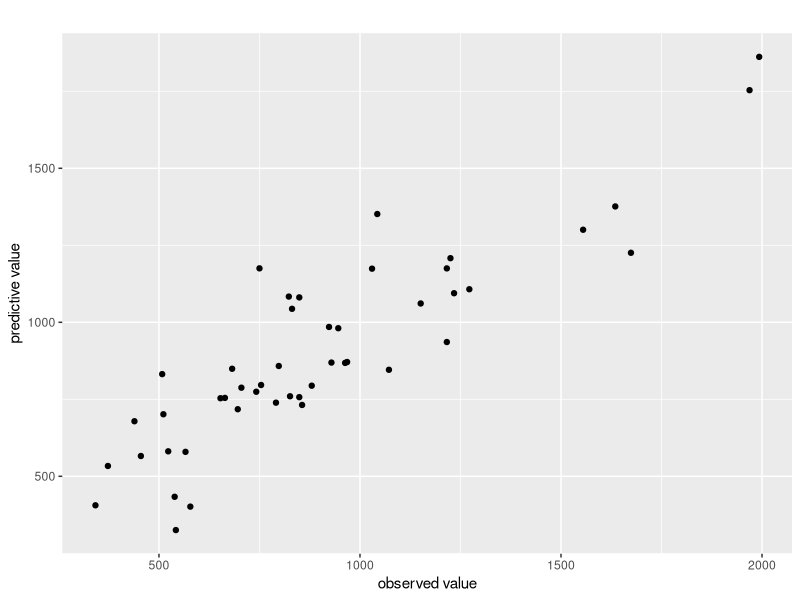
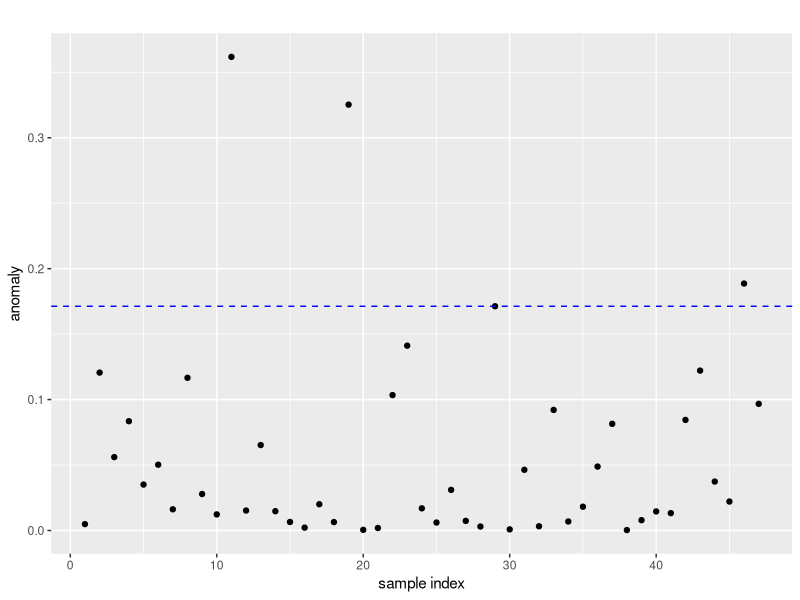
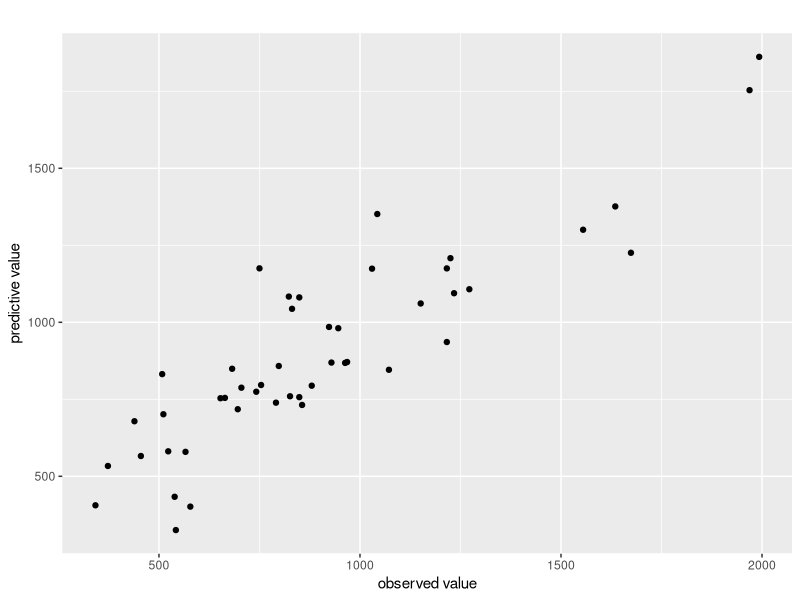
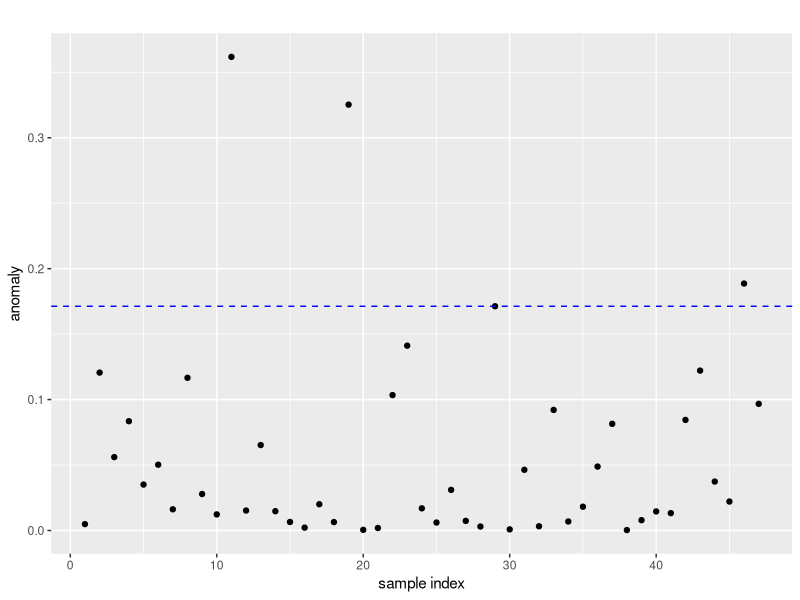

Write the R code that produced these figures, in order.
require(MASS)
require(ggplot2)

# change working directory
frame_files <- lapply(sys.frames(), function(x) x$ofile)
frame_files <- Filter(Negate(is.null), frame_files)
setwd(dirname(frame_files[[length(frame_files)]]))

X <- UScrime[,-c(2,16)]
M <- ncol(X)
y <- UScrime[,16]
N <- length(y)
head(cbind(X,y))
#     M  Ed Po1 Po2  LF  M.F Pop  NW  U1 U2 GDP Ineq     Prob    Time    y
# 1 151  91  58  56 510  950  33 301 108 41 394  261 0.084602 26.2011  791
# 2 143 113 103  95 583 1012  13 102  96 36 557  194 0.029599 25.2999 1635
# 3 142  89  45  44 533  969  18 219  94 33 318  250 0.083401 24.3006  578
# 4 136 121 149 141 577  994 157  80 102 39 673  167 0.015801 29.9012 1969
# 5 141 121 109 101 591  985  18  30  91 20 578  174 0.041399 21.2998 1234
# 6 121 110 118 115 547  964  25  44  84 29 689  126 0.034201 20.9995  682

model <- lm.ridge(
        y ~ .,
        cbind(X,y),
        lambda=seq(0,5,length=50)
      )

summary(model)
#        Length Class  Mode
# coef   700    -none- numeric
# scales  14    -none- numeric
# Inter    1    -none- numeric
# lambda  50    -none- numeric
# ym       1    -none- numeric
# xm      14    -none- numeric
# GCV     50    -none- numeric
# kHKB     1    -none- numeric
# kLW      1    -none- numeric

bestIndex <- which.min(model$GCV)
coefs <- coef(model)[bestIndex,]
lam <- model$lambda[bestIndex]
ypred <- as.matrix(X) %*% as.matrix(coefs[2:15]) + coefs[1]
yy <- data.frame(x=y, y=ypred)

p <- ggplot(yy,
      aes(
        x=x,
        y=y
      )
    )
p <- p + geom_point() + labs(title="", x="observed value", y="predictive value")
plot(p)
ggsave("./img/lm-ridge.png", p)

sig2 <- (lam*sum(coefs[2:15]^2) + sum(as.numeric(ypred)-y)^2) / N
X_ <- t(scale(X, scale=F))
H <- t(X_) %*% solve(X_ %*% t(X_) + lam * diag(M),X_)
TrHN <- sum(diag(H)) / N
a <- (as.numeric(ypred)-y)^2 / ((1-TrHN)*sig2) # anomaly
th <- sort(a)[N*(1-0.05)] # threshold
anomaly <- data.frame(a=a, th=th)

p <- ggplot(anomaly,
      aes(
        x=c(1:47),
        y=a
      )
    )
p <- p + geom_point() + geom_hline(yintercept=th, linetype="dashed", colour="blue") + labs(title="", x="sample index", y="anomaly")
plot(p)
ggsave("./img/anomaly.png", p)
